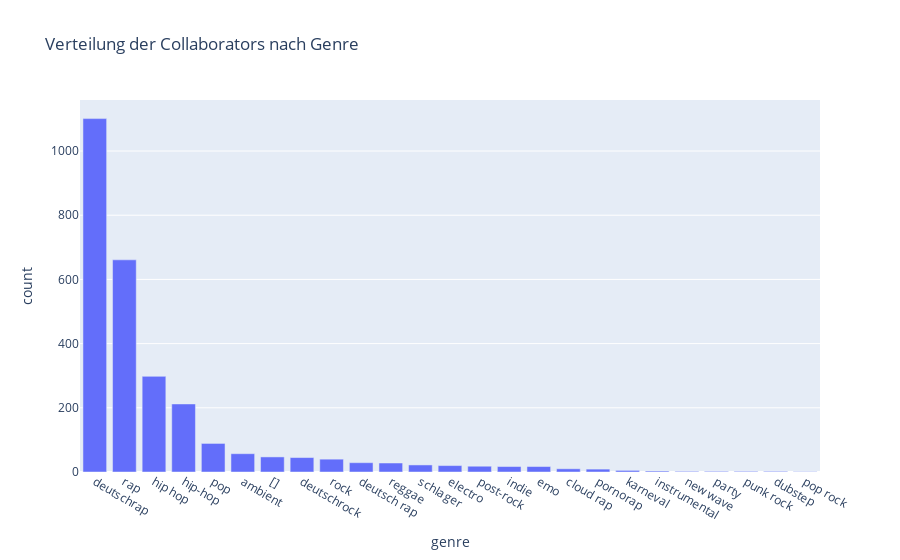

Notebook source saved alongside this figure:
### Code cell
colabs_per_genre_df = colabs_per_genre_df.sort_values(by='count', ascending=False)
colabs_per_genre_fig = colabs_per_genre_df.plot(kind='bar', x='genre', y='count', title='Verteilung der Collaborators nach Genre')

colabs_per_genre_fig.show()
colabs_per_genre_fig.write_html("images\colabs_per_genre_fig.html")

### Figure 1 — Plotly figure (JSON) as saved in the notebook; plotly's stock layout.template omitted (floating-point values rounded to 4 significant figures)
{"data": [{"alignmentgroup": "True", "hovertemplate": "genre=%{x}<br>count=%{y}<extra></extra>", "legendgroup": "", "marker": {"color": "#636efa", "pattern": {"shape": ""}}, "name": "", "offsetgroup": "", "orientation": "v", "showlegend": false, "textposition": "auto", "type": "bar", "x": ["deutschrap", "rap", "hip hop", "hip-hop", "pop", "ambient", "[]", "deutschrock", "rock", "deutsch rap", "reggae", "schlager", "electro", "post-rock", "indie", "emo", "cloud rap", "pornorap", "karneval", "instrumental", "new wave", "party", "punk rock", "dubstep", "pop rock"], "xaxis": "x", "y": [1101, 661, 298, 212, 89, 57, 47, 45, 40, 29, 28, 22, 20, 18, 17, 17, 10, 9, 5, 3, 2, 2, 2, 2, 1], "yaxis": "y"}], "layout": {"barmode": "relative", "legend": {"tracegroupgap": 0}, "title": {"text": "Verteilung der Collaborators nach Genre"}, "xaxis": {"anchor": "y", "domain": [0, 1], "title": {"text": "genre"}}, "yaxis": {"anchor": "x", "domain": [0, 1], "title": {"text": "count"}}}}
